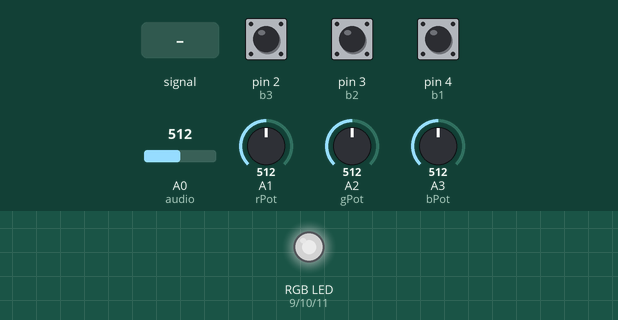
Bench run of a sketch on a simulated Arduino Uno, built with avr-gcc and run on an emulated ATmega328P. Parts: an RGB LED mixed from three pins (HIGH = lit). The inputs (shaded band) are chosen by the test bench; at power-on: pin 2 (b3) HIGH, A0 (audio) = 512, pin 3 (b2) HIGH, A2 (gPot) = 512, A3 (bPot) = 512, pin 4 (b1) HIGH, A1 (rPot) = 512. Dim RGB values are drawn brighter than linear; random numbers use the default seed unless the sketch sets one.

Above: at 1.2 s.
1.3 s: pin 2 (b3) pulled LOW for 0.15 s
At 2.6 s:
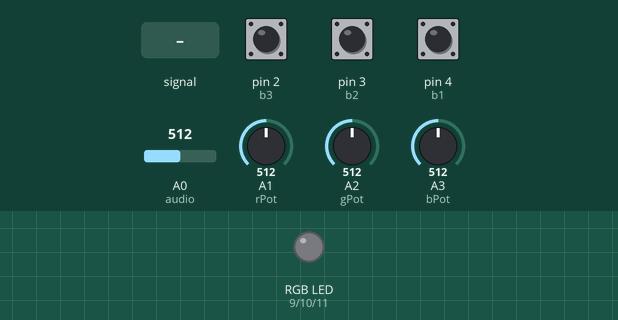
3.5 s: A0 (audio) fed a 200 Hz sine of ±81 counts around its level
At 3.67 s:
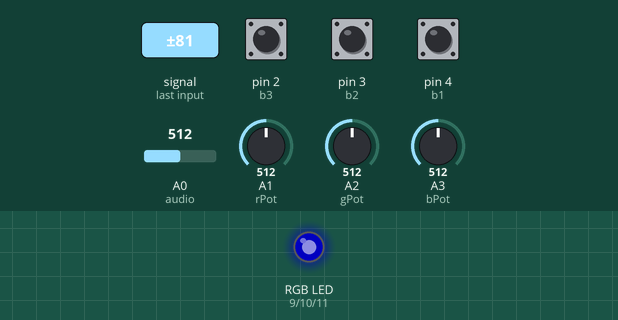
Timing chart, 0 to 6.5 s (numbered marks = the images above; inputs shaded):
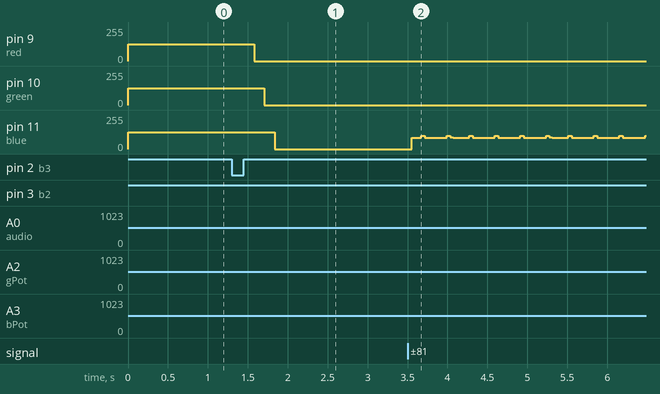

Measured:
- after the input at 1.3 s, pin 9 (red): 127/255 → 0/255 after 0.28 s; pin 10 (green): 127/255 → 0/255 after 0.41 s; pin 11 (blue): 127/255 → 0/255 after 0.54 s

The sketch:

RGB_controller.ino
```cpp
/*-------------------------------------------------------------------
  Code for the controller in the RGB LED strip project -
  http://doayee.co.uk/rgb-led-strip-build-part-2/
  Mode 1 - allows control of colour via 3 potentiometers -
    + Red pot connected to pin A1
    + Green pot connected to pin A2
    + Blue pot connected to pin A3
  Mode 2 - Fades through the colour spectrum -
    + Blue pot controls brightness (needs improving)
    + Green pot controls speeed
    + Red pot is acting as a switch into "Rave mode"
  Mode 3 - Reacts to music (still being developed)
    + Pots do nothing
  Written and tested by Tom Cousins
  http://www.doayee.co.uk
  -------------------------------------------------------------------*/

#define red 9     //Define inputs and pins
#define green 10
#define blue 11
#define b1 4
#define b2 3
#define b3 2
#define rPot A1
#define gPot A2
#define bPot A3
#define audio A0

int Vol = 0;     //Variables used in the music reaction mode
int Vmax = 0;
int tic = 0;

int mode = 1;    // Starts of in Mode 1

int prevVals[3] = {0, 0, 0};       //Used for keeping a track of the current colours
int names[3] = {red, green, blue}; //Used as a reference

void setup()
{
  pinMode(b1, INPUT);         //Set all the digital input pins and enables internal pull-up resistors
  digitalWrite(b1, HIGH);
  pinMode(b2, INPUT);
  digitalWrite(b2, HIGH);
  pinMode(b3, INPUT);
  digitalWrite(b3, HIGH);
}

void loop()
{
  if(digitalRead(b1) == LOW)        //If button 1 is pressed
  {
    while(digitalRead(b1) == LOW);  //Mode is set to 1
    mode = 1;
  }
  if(digitalRead(b2) == LOW)        //etc...
  {
    while(digitalRead(b2) == LOW);
    mode = 2;
  }
  if(digitalRead(b3) == LOW)
  {
    while(digitalRead(b3) == LOW);
    mode = 3;
  }
  if(mode == 2)                     //If the mode is equal to 2
  {
    allOff();                       //Directs program to a command, this fades all the colours to 0
    up(red);                        //Directs program to a command, this fades the desired colour to the desired maximum
    while(digitalRead(b3) == HIGH && digitalRead(b1) == HIGH && analogRead(rPot) <= 1000)  //Repeat until the mode is changed
    {
      up(green);                    //Fades through the colour spectrum
      down(red);
      up(blue);
      down(green);
      up(red);
      down(blue);
    }
    if(digitalRead(b3) == HIGH && analogRead(rPot) >= 1000 && digitalRead(b1) == HIGH)    //If the "rave mode" is on
    {
      allOff();
      while(digitalRead(b3) == HIGH && analogRead(rPot) >= 1000 && digitalRead(b1) == HIGH)  //While the "rave mode" is on
      {
        int i = random(9, 12);      //Have a rave       yay
        analogWrite(i, 255);
        prevVals[i - 9] = 255;
        delay(random(50, 100));
        analogWrite(i, 0);
        prevVals[i - 9] = 0;
        delay(random(50, 100));
      }
    }
  }
  if(mode == 1) //If the mode is 1
  {
    analogWrite(red, map(analogRead(rPot), 0, 1024, 0, 255));   //Map the values from the pots to the colours
    prevVals[0] = map(analogRead(rPot), 0, 1024, 0, 255);       //and save the colours in the prevVals variable
    analogWrite(green, map(analogRead(gPot), 0, 1024, 0, 255));
    prevVals[1] = map(analogRead(gPot), 0, 1024, 0, 255);
    analogWrite(blue, map(analogRead(bPot), 0, 1024, 0, 255));
    prevVals[2] = map(analogRead(bPot), 0, 1024, 0, 255);
  }
  if(mode == 3) //If the mode is 3
  {
    allOff();   //Fade the colours down
    while(digitalRead(b1) == HIGH && digitalRead(b2) == HIGH) //Repeat until mode is changed
    {
      for(int d = 0; d <= 2; d++) //contantly fade the colours down
      {
        if(prevVals[d] > 0)
        {
          analogWrite(names[d], prevVals[d] - 1);
          prevVals[d]--;
          delay(1);
        }
      }
      if (Vmax > 0 && tic == 4) //Every 4 cycles
      {
        Vmax--;  //Reduce the maximum volume by 1
        tic = 0;
      }
      else tic++;
      Vol = analogRead(audio);  //Read from the analog input
      Vmax = max(Vmax, Vol);    //Set the max volume to be which ever is biggest out of the previous saves and now
      if (Vol > (Vmax / 1.1))   //if the vol is greater than Vmax / 1.1
      {
        analogWrite(red, 255);  //Make the red colour flash up
        prevVals[0] = 255;
        analogWrite(green, prevVals[1] / 2);
        prevVals[1] /= 2;
        analogWrite(blue, prevVals[2] / 2);
        prevVals[2] /= 2;
      }
      else if(Vol > (Vmax / 1.25))  //If the vol is greater than Vmax / 1.25
      {
        analogWrite(green, 255);  //Make the green colour flash
        prevVals[1] = 255;
        analogWrite(blue, prevVals[2] / 2);
        prevVals[2] /= 2;
      }
      else if(Vol > (Vmax / 1.5)) //If th evol is greater than Vmax / 1.25
      {
        analogWrite(blue, 255); //Make the blue flash up
        prevVals[3] = 255;
      }
    }
  }
}

void up(int pin) //Fade a colour up to the desired level at the desired speed
{
  for(int i = 0; i <= 255; i++)
  {
    analogWrite(pin, i / (((1024 - analogRead(bPot)) / 100) +1));
    prevVals[pin - 9] = i / (((1024 - analogRead(bPot)) / 100) +1);
    delay(30 - map(analogRead(gPot), 0, 1024, 0, 30));
    if(digitalRead(b3) == LOW || digitalRead(b1) == LOW || analogRead(rPot) >= 1000) break;  //If a different mode is activated break
  }
}

void down(int pin) //Fade a colour down from the desired level at the desired speed
{
  for(int i = 255; i >=0 ; i--)
  {
    analogWrite(pin, i / (((1024 - analogRead(bPot)) / 100) +1));
    prevVals[pin - 9] = i / (((1024 - analogRead(bPot)) / 100) +1);
    delay(30 - map(analogRead(gPot), 0, 1024, 0, 30));
    if(digitalRead(b3) == LOW || digitalRead(b1) == LOW || analogRead(rPot) >= 1000) break;  //If a different mode is activated break
  }
}

void allOff() //Fades colours to 0
{
  for(int i = prevVals[0]; i >= 0; i--)
  {
    analogWrite(red, i);
    prevVals[0] = i;
    delay(1);
  }
  for(int i = prevVals[1]; i >= 0; i--)
  {
    analogWrite(green, i);
    prevVals[1] = i;
    delay(1);
  }
  for(int i = prevVals[2]; i >= 0; i--)
  {
    analogWrite(blue, i);
    prevVals[2] = i;
    delay(1);
  }
}
```
